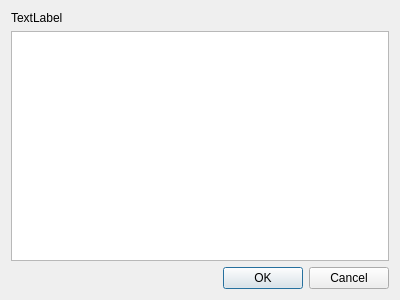
<?xml version="1.0" encoding="UTF-8"?>
<ui version="4.0">
 <class>ErrorWarningDialog</class>
 <widget class="QDialog" name="ErrorWarningDialog">
  <property name="geometry">
   <rect>
    <x>0</x>
    <y>0</y>
    <width>400</width>
    <height>300</height>
   </rect>
  </property>
  <property name="windowTitle">
   <string>Dialog</string>
  </property>
  <layout class="QVBoxLayout" name="verticalLayout">
   <item>
    <widget class="QLabel" name="descLabel">
     <property name="text">
      <string>TextLabel</string>
     </property>
    </widget>
   </item>
   <item>
    <widget class="QListView" name="listView"/>
   </item>
   <item>
    <widget class="QDialogButtonBox" name="buttonBox">
     <property name="orientation">
      <enum>Qt::Horizontal</enum>
     </property>
     <property name="standardButtons">
      <set>QDialogButtonBox::Cancel|QDialogButtonBox::Ok</set>
     </property>
    </widget>
   </item>
  </layout>
 </widget>
 <resources/>
 <connections>
  <connection>
   <sender>buttonBox</sender>
   <signal>accepted()</signal>
   <receiver>ErrorWarningDialog</receiver>
   <slot>accept()</slot>
   <hints>
    <hint type="sourcelabel">
     <x>248</x>
     <y>254</y>
    </hint>
    <hint type="destinationlabel">
     <x>157</x>
     <y>274</y>
    </hint>
   </hints>
  </connection>
  <connection>
   <sender>buttonBox</sender>
   <signal>rejected()</signal>
   <receiver>ErrorWarningDialog</receiver>
   <slot>reject()</slot>
   <hints>
    <hint type="sourcelabel">
     <x>316</x>
     <y>260</y>
    </hint>
    <hint type="destinationlabel">
     <x>286</x>
     <y>274</y>
    </hint>
   </hints>
  </connection>
 </connections>
</ui>
